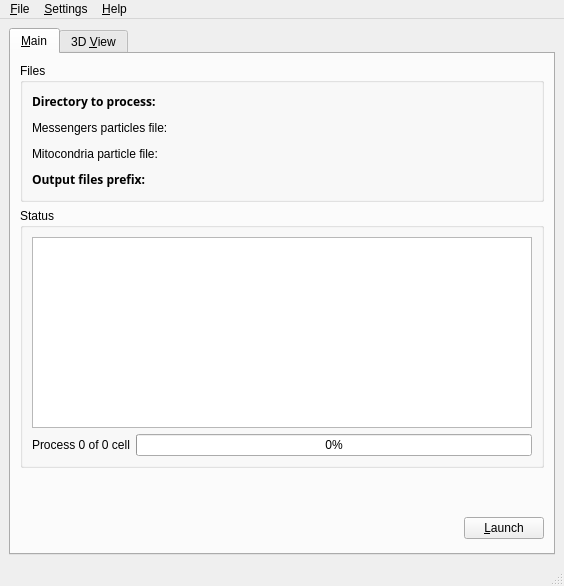
<ui version="4.0" >
 <author>Laurent Jourdren</author>
 <comment>This is the main window of Corsen</comment>
 <exportmacro></exportmacro>
 <class>CorsenMainWindow</class>
 <widget class="QMainWindow" name="CorsenMainWindow" >
  <property name="geometry" >
   <rect>
    <x>0</x>
    <y>0</y>
    <width>564</width>
    <height>586</height>
   </rect>
  </property>
  <property name="windowTitle" >
   <string>Corsen</string>
  </property>
  <property name="toolTip" >
   <string>Directory of input particle files</string>
  </property>
  <property name="statusTip" >
   <string>Directory of input particle files</string>
  </property>
  <property name="whatsThis" >
   <string/>
  </property>
  <widget class="QWidget" name="centralwidget" >
   <layout class="QVBoxLayout" >
    <property name="margin" >
     <number>9</number>
    </property>
    <property name="spacing" >
     <number>6</number>
    </property>
    <item>
     <widget class="QTabWidget" name="tabWidget" >
      <property name="toolTip" >
       <string/>
      </property>
      <property name="statusTip" >
       <string/>
      </property>
      <property name="currentIndex" >
       <number>0</number>
      </property>
      <widget class="QWidget" name="mainTab" >
       <attribute name="title" >
        <string>&amp;Main</string>
       </attribute>
       <attribute name="toolTip" >
        <string>Main and status tab</string>
       </attribute>
       <layout class="QVBoxLayout" >
        <property name="margin" >
         <number>9</number>
        </property>
        <property name="spacing" >
         <number>6</number>
        </property>
        <item>
         <widget class="QGroupBox" name="filesGroupBox" >
          <property name="toolTip" >
           <string>Path of the files to process</string>
          </property>
          <property name="statusTip" >
           <string>Path of the files to process</string>
          </property>
          <property name="title" >
           <string>Files</string>
          </property>
          <layout class="QVBoxLayout" >
           <property name="margin" >
            <number>9</number>
           </property>
           <property name="spacing" >
            <number>6</number>
           </property>
           <item>
            <layout class="QHBoxLayout" >
             <property name="margin" >
              <number>0</number>
             </property>
             <property name="spacing" >
              <number>6</number>
             </property>
             <item>
              <widget class="QLabel" name="label" >
               <property name="toolTip" >
                <string/>
               </property>
               <property name="text" >
                <string>&lt;html>&lt;head>&lt;meta name="qrichtext" content="1" />&lt;/head>&lt;body style=" white-space: pre-wrap; font-family:Sans Serif; font-size:9pt; font-weight:400; font-style:normal; text-decoration:none;">&lt;p style=" margin-top:0px; margin-bottom:0px; margin-left:0px; margin-right:0px; -qt-block-indent:0; text-indent:0px;">&lt;span style=" font-weight:600;">Directory to process:&lt;/span>&lt;/p>&lt;/body>&lt;/html></string>
               </property>
              </widget>
             </item>
             <item>
              <spacer>
               <property name="orientation" >
                <enum>Qt::Horizontal</enum>
               </property>
               <property name="sizeHint" >
                <size>
                 <width>171</width>
                 <height>20</height>
                </size>
               </property>
              </spacer>
             </item>
             <item>
              <widget class="QLabel" name="directoryPathLabel" >
               <property name="toolTip" >
                <string>Directory of input particle files</string>
               </property>
               <property name="statusTip" >
                <string>Directory of input particle files</string>
               </property>
               <property name="text" >
                <string/>
               </property>
              </widget>
             </item>
            </layout>
           </item>
           <item>
            <layout class="QHBoxLayout" >
             <property name="margin" >
              <number>0</number>
             </property>
             <property name="spacing" >
              <number>6</number>
             </property>
             <item>
              <widget class="QLabel" name="label_3" >
               <property name="toolTip" >
                <string>Messenger particle file path</string>
               </property>
               <property name="statusTip" >
                <string>Messenger particle file path</string>
               </property>
               <property name="text" >
                <string>&lt;html>&lt;head>&lt;meta name="qrichtext" content="1" />&lt;/head>&lt;body style=" white-space: pre-wrap; font-family:Sans Serif; font-size:9pt; font-weight:400; font-style:normal; text-decoration:none;">&lt;p style=" margin-top:0px; margin-bottom:0px; margin-left:0px; margin-right:0px; -qt-block-indent:0; text-indent:0px;">&lt;span style=" font-weight:600;">Messengers particles file:&lt;/span>&lt;/p>&lt;/body>&lt;/html></string>
               </property>
              </widget>
             </item>
             <item>
              <spacer>
               <property name="orientation" >
                <enum>Qt::Horizontal</enum>
               </property>
               <property name="sizeHint" >
                <size>
                 <width>171</width>
                 <height>20</height>
                </size>
               </property>
              </spacer>
             </item>
             <item>
              <widget class="QLabel" name="messengerPathLabel" >
               <property name="toolTip" >
                <string>Messenger particle file path</string>
               </property>
               <property name="statusTip" >
                <string>Messenger particle file path</string>
               </property>
               <property name="text" >
                <string/>
               </property>
              </widget>
             </item>
            </layout>
           </item>
           <item>
            <layout class="QHBoxLayout" >
             <property name="margin" >
              <number>0</number>
             </property>
             <property name="spacing" >
              <number>6</number>
             </property>
             <item>
              <widget class="QLabel" name="label_5" >
               <property name="toolTip" >
                <string>Mitochondria particle file path</string>
               </property>
               <property name="statusTip" >
                <string>Mitochondria particle file path</string>
               </property>
               <property name="text" >
                <string>&lt;html>&lt;head>&lt;meta name="qrichtext" content="1" />&lt;/head>&lt;body style=" white-space: pre-wrap; font-family:Sans Serif; font-size:9pt; font-weight:400; font-style:normal; text-decoration:none;">&lt;p style=" margin-top:0px; margin-bottom:0px; margin-left:0px; margin-right:0px; -qt-block-indent:0; text-indent:0px;">&lt;span style=" font-weight:600;">Mitocondria particle file:&lt;/span>&lt;/p>&lt;/body>&lt;/html></string>
               </property>
              </widget>
             </item>
             <item>
              <spacer>
               <property name="orientation" >
                <enum>Qt::Horizontal</enum>
               </property>
               <property name="sizeHint" >
                <size>
                 <width>171</width>
                 <height>20</height>
                </size>
               </property>
              </spacer>
             </item>
             <item>
              <widget class="QLabel" name="mitoPathLabel" >
               <property name="toolTip" >
                <string>Mitochondria particle file path</string>
               </property>
               <property name="statusTip" >
                <string>Mitochondria particle file path</string>
               </property>
               <property name="text" >
                <string/>
               </property>
              </widget>
             </item>
            </layout>
           </item>
           <item>
            <layout class="QHBoxLayout" >
             <property name="margin" >
              <number>0</number>
             </property>
             <property name="spacing" >
              <number>6</number>
             </property>
             <item>
              <widget class="QLabel" name="label_9" >
               <property name="toolTip" >
                <string>Path and prefix of the output files</string>
               </property>
               <property name="statusTip" >
                <string>Path and prefix of the output files</string>
               </property>
               <property name="text" >
                <string>&lt;html>&lt;head>&lt;meta name="qrichtext" content="1" />&lt;/head>&lt;body style=" white-space: pre-wrap; font-family:Sans Serif; font-size:9pt; font-weight:400; font-style:normal; text-decoration:none;">&lt;p style=" margin-top:0px; margin-bottom:0px; margin-left:0px; margin-right:0px; -qt-block-indent:0; text-indent:0px;">&lt;span style=" font-weight:600;">Output files prefix:&lt;/span>&lt;/p>&lt;/body>&lt;/html></string>
               </property>
              </widget>
             </item>
             <item>
              <spacer>
               <property name="orientation" >
                <enum>Qt::Horizontal</enum>
               </property>
               <property name="sizeHint" >
                <size>
                 <width>171</width>
                 <height>20</height>
                </size>
               </property>
              </spacer>
             </item>
             <item>
              <widget class="QLabel" name="outputFilesPathLabel" >
               <property name="toolTip" >
                <string>Path and prefix of the output files</string>
               </property>
               <property name="statusTip" >
                <string>Path and prefix of the output files</string>
               </property>
               <property name="text" >
                <string/>
               </property>
              </widget>
             </item>
            </layout>
           </item>
          </layout>
         </widget>
        </item>
        <item>
         <widget class="QGroupBox" name="statusGroupBox" >
          <property name="toolTip" >
           <string>Status of the process</string>
          </property>
          <property name="statusTip" >
           <string>Status of the process</string>
          </property>
          <property name="title" >
           <string>Status</string>
          </property>
          <layout class="QVBoxLayout" >
           <property name="margin" >
            <number>9</number>
           </property>
           <property name="spacing" >
            <number>6</number>
           </property>
           <item>
            <widget class="QTextEdit" name="logTextEdit" >
             <property name="toolTip" >
              <string>Log of the process</string>
             </property>
             <property name="statusTip" >
              <string>Log of the process</string>
             </property>
             <property name="readOnly" >
              <bool>true</bool>
             </property>
            </widget>
           </item>
           <item>
            <layout class="QHBoxLayout" >
             <property name="margin" >
              <number>0</number>
             </property>
             <property name="spacing" >
              <number>6</number>
             </property>
             <item>
              <widget class="QLabel" name="progressLabel" >
               <property name="toolTip" >
                <string>Progress of the number of particle to process</string>
               </property>
               <property name="statusTip" >
                <string>Progress of the number of particle to process</string>
               </property>
               <property name="text" >
                <string>Process 0 of 0 cell</string>
               </property>
              </widget>
             </item>
             <item>
              <widget class="QProgressBar" name="progressBar" >
               <property name="toolTip" >
                <string>Progress of the current process</string>
               </property>
               <property name="statusTip" >
                <string>Progress of the current process</string>
               </property>
               <property name="value" >
                <number>0</number>
               </property>
               <property name="orientation" >
                <enum>Qt::Horizontal</enum>
               </property>
              </widget>
             </item>
            </layout>
           </item>
          </layout>
         </widget>
        </item>
        <item>
         <spacer>
          <property name="orientation" >
           <enum>Qt::Vertical</enum>
          </property>
          <property name="sizeHint" >
           <size>
            <width>20</width>
            <height>40</height>
           </size>
          </property>
         </spacer>
        </item>
        <item>
         <layout class="QHBoxLayout" >
          <property name="margin" >
           <number>0</number>
          </property>
          <property name="spacing" >
           <number>6</number>
          </property>
          <item>
           <spacer>
            <property name="orientation" >
             <enum>Qt::Horizontal</enum>
            </property>
            <property name="sizeHint" >
             <size>
              <width>131</width>
              <height>31</height>
             </size>
            </property>
           </spacer>
          </item>
          <item>
           <widget class="QPushButton" name="launchButton" >
            <property name="toolTip" >
             <string>Start the process</string>
            </property>
            <property name="statusTip" >
             <string>Start the process</string>
            </property>
            <property name="text" >
             <string>&amp;Launch</string>
            </property>
           </widget>
          </item>
         </layout>
        </item>
       </layout>
      </widget>
      <widget class="QWidget" name="viewTab" >
       <attribute name="title" >
        <string>3D &amp;View</string>
       </attribute>
       <attribute name="toolTip" >
        <string>3D result view</string>
       </attribute>
       <layout class="QVBoxLayout" >
        <property name="margin" >
         <number>9</number>
        </property>
        <property name="spacing" >
         <number>6</number>
        </property>
        <item>
         <widget class="QLabel" name="label_8" >
          <property name="text" >
           <string>&lt;html>&lt;head>&lt;meta name="qrichtext" content="1" />&lt;/head>&lt;body style=" white-space: pre-wrap; font-family:Sans Serif; font-size:9pt; font-weight:400; font-style:normal; text-decoration:none;">&lt;p style=" margin-top:0px; margin-bottom:0px; margin-left:0px; margin-right:0px; -qt-block-indent:0; text-indent:0px;">&lt;span style=" font-size:24pt;">Not yet implemented.&lt;/span>&lt;/p>&lt;/body>&lt;/html></string>
          </property>
         </widget>
        </item>
       </layout>
      </widget>
     </widget>
    </item>
   </layout>
  </widget>
  <widget class="QMenuBar" name="menubar" >
   <property name="geometry" >
    <rect>
     <x>0</x>
     <y>0</y>
     <width>564</width>
     <height>27</height>
    </rect>
   </property>
   <widget class="QMenu" name="menu_Launch" >
    <property name="title" >
     <string>&amp;Launch</string>
    </property>
   </widget>
   <widget class="QMenu" name="menu_Help" >
    <property name="title" >
     <string>&amp;Help</string>
    </property>
    <addaction name="actionCorsen_Handbook" />
    <addaction name="separator" />
    <addaction name="actionCorsen_Website" />
    <addaction name="action_Report_Bug" />
    <addaction name="separator" />
    <addaction name="actionAbout_Corsen" />
   </widget>
   <widget class="QMenu" name="menu_Settings" >
    <property name="title" >
     <string>&amp;Settings</string>
    </property>
    <addaction name="action_Configure_Corsen" />
    <addaction name="actionSave_settings" />
   </widget>
   <widget class="QMenu" name="menu_File" >
    <property name="title" >
     <string>&amp;File</string>
    </property>
    <addaction name="actionOpen_messenger_particle" />
    <addaction name="actionOpen_mi_tochondrial_particle" />
    <addaction name="separator" />
    <addaction name="actionOpen_a_directory" />
    <addaction name="separator" />
    <addaction name="action_Quit" />
   </widget>
   <addaction name="menu_File" />
   <addaction name="menu_Settings" />
   <addaction name="menu_Help" />
  </widget>
  <widget class="QStatusBar" name="statusbar" />
  <action name="actionOpen_messenger_particle" >
   <property name="text" >
    <string>Open &amp;messenger particle...</string>
   </property>
  </action>
  <action name="actionOpen_mi_tochondrial_particle" >
   <property name="text" >
    <string>Open mi&amp;tochondrial particle...</string>
   </property>
  </action>
  <action name="actionOpen_a_directory" >
   <property name="text" >
    <string>Open a &amp;directory...</string>
   </property>
  </action>
  <action name="action_Quit" >
   <property name="text" >
    <string>&amp;Quit</string>
   </property>
  </action>
  <action name="action_Start_analysis" >
   <property name="text" >
    <string>&amp;Start analysis</string>
   </property>
  </action>
  <action name="action_Configure_Corsen" >
   <property name="text" >
    <string>&amp;Configure Corsen...</string>
   </property>
  </action>
  <action name="actionCorsen_Handbook" >
   <property name="text" >
    <string>Corsen &amp;Handbook</string>
   </property>
  </action>
  <action name="actionCorsen_Website" >
   <property name="text" >
    <string>Corsen &amp;Website</string>
   </property>
  </action>
  <action name="action_Report_Bug" >
   <property name="text" >
    <string>&amp;Report Bug</string>
   </property>
  </action>
  <action name="actionAbout_Corsen" >
   <property name="text" >
    <string>&amp;About Corsen</string>
   </property>
  </action>
  <action name="actionSave_settings" >
   <property name="text" >
    <string>&amp;Save settings</string>
   </property>
  </action>
  <action name="actionCoucou" >
   <property name="text" >
    <string>coucou</string>
   </property>
  </action>
 </widget>
 <pixmapfunction></pixmapfunction>
 <tabstops>
  <tabstop>tabWidget</tabstop>
  <tabstop>logTextEdit</tabstop>
  <tabstop>launchButton</tabstop>
 </tabstops>
 <resources/>
 <connections/>
</ui>
